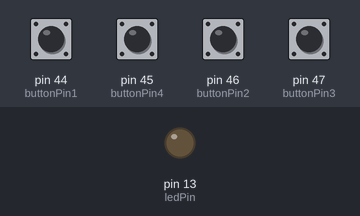
Bench run of a sketch on a simulated Arduino Mega 2560, built with avr-gcc and run on an emulated ATmega2560. On the bench: output pins drawn as LEDs (lit = HIGH). The test bench sets the inputs (shaded band); at power-on: pin 44 (buttonPin1), pin 45 (buttonPin4), pin 46 (buttonPin2), pin 47 (buttonPin3) HIGH.

Above: at 1.2 s.
1.3 s: pin 44 (buttonPin1) pulled LOW for 0.15 s
At 3.1 s:
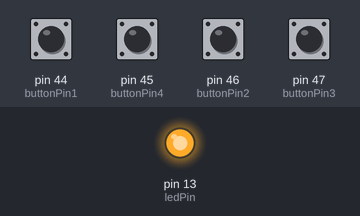
4.3 s: pin 45 (buttonPin4) pulled LOW for 0.15 s
At 5.3 s:
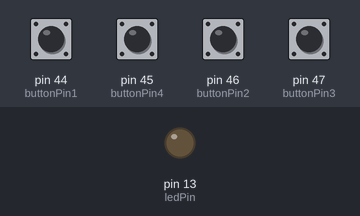
5.9 s: pin 47 (buttonPin3) pulled LOW for 0.15 s
At 6.68 s:
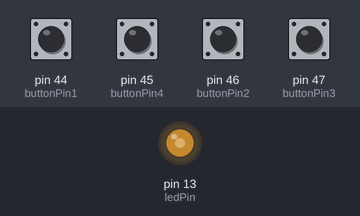
8.9 s: pin 46 (buttonPin2) pulled LOW for 0.15 s
12.0 s: pin 45 (buttonPin4) pulled LOW for 1 s
At 12.6 s:
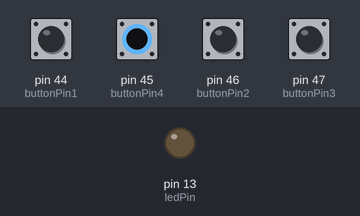
14.5 s: pin 44 (buttonPin1) pulled LOW for 1 s
At 16.3 s:
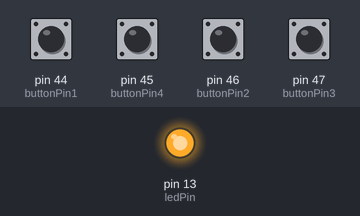
Timing chart, 0 to 18.5 s (numbered marks = the images above; inputs shaded):
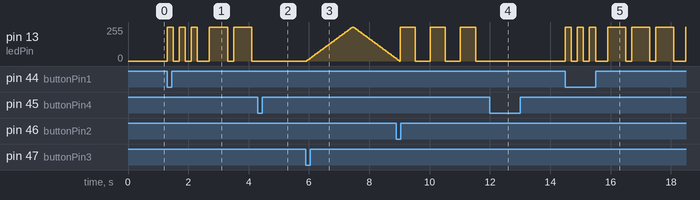

Measured:
- after the input at 1.3 s, pin 13 (ledPin): 0/255 → 255/255 at once, → 0/255 0.20 s later, → 255/255 0.20 s later, → 0/255 0.20 s later, … (10 changes in this stretch)
- after the input at 4.3 s, pin 13 (ledPin): stops changing and stays 0/255
- after the input at 5.9 s, pin 13 (ledPin): rises from 0/255 to 255/255 in 1.5 s, then falls to 20/255 in 1.4 s
- after the input at 12.0 s, pin 13 (ledPin): stops changing and stays 0/255
- after the input at 14.5 s, pin 13 (ledPin): 0/255 → 255/255 at once, → 0/255 0.20 s later, → 255/255 0.20 s later, → 0/255 0.20 s later, … (13 changes in this stretch)

The sketch:

INTERRUPCCION_ENMASCARADO.ino
```cpp
// === CONFIGURACIÓN DE PINES ===
const int ledPin = 13;       // LED integrado del Arduino
const int buttonPin1 = 44;   // Botón 1 - SOS
const int buttonPin2 = 46;   // Botón 2 - Blink
const int buttonPin3 = 47;   // Botón 3 - Pulse
const int buttonPin4 = 45;   // Botón 4 - Interrupción / Pausa


// === CONFIGURACIÓN INICIAL ===
void setup() {
  pinMode(ledPin, OUTPUT);
  pinMode(buttonPin1, INPUT_PULLUP);
  pinMode(buttonPin2, INPUT_PULLUP);
  pinMode(buttonPin3, INPUT_PULLUP);
  pinMode(buttonPin4, INPUT_PULLUP);
}


// === BUCLE PRINCIPAL ===
void loop() {
  // El botón 45 interrumpe las secuencias desde dentro de las funciones
  if (digitalRead(buttonPin1) == LOW) {
    runSOS();
  }
  else if (digitalRead(buttonPin2) == LOW) {
    for (int i = 0; i < 7; i++) {
      if (!runBlink()) break;  // Termina si se interrumpe
    }
  }
  else if (digitalRead(buttonPin3) == LOW) {
    runPulse();
  }
  else {
    // Si no hay botón activo, apaga el LED
    digitalWrite(ledPin, LOW);
  }
}


// === FUNCIÓN DE PAUSA INTERRUPTIBLE ===
bool delayInterruptible(unsigned long ms) {
  unsigned long start = millis();
  while (millis() - start < ms) {
    if (digitalRead(buttonPin4) == LOW) {
      return true; // Se interrumpió
    }
    delay(1); // Espera mínima
  }
  return false; // Tiempo completado sin interrupción
}


// === 1. SECUENCIA SOS ===
void runSOS() {
  int dot = 200;  // punto corto
  int dash = 600; // raya larga
  int pause = 200; // pausa

  // S (...)
  digitalWrite(ledPin, HIGH); if (delayInterruptible(dot)) return;
  digitalWrite(ledPin, LOW);  if (delayInterruptible(pause)) return;
  digitalWrite(ledPin, HIGH); if (delayInterruptible(dot)) return;
  digitalWrite(ledPin, LOW);  if (delayInterruptible(pause)) return;
  digitalWrite(ledPin, HIGH); if (delayInterruptible(dot)) return;
  digitalWrite(ledPin, LOW);  if (delayInterruptible(pause * 2)) return;

  // O (---)
  digitalWrite(ledPin, HIGH); if (delayInterruptible(dash)) return;
  digitalWrite(ledPin, LOW);  if (delayInterruptible(pause)) return;
  digitalWrite(ledPin, HIGH); if (delayInterruptible(dash)) return;
  digitalWrite(ledPin, LOW);  if (delayInterruptible(pause)) return;
  digitalWrite(ledPin, HIGH); if (delayInterruptible(dash)) return;
  digitalWrite(ledPin, LOW);  if (delayInterruptible(pause * 2)) return;

  // S (...)
  digitalWrite(ledPin, HIGH); if (delayInterruptible(dot)) return;
  digitalWrite(ledPin, LOW);  if (delayInterruptible(pause)) return;
  digitalWrite(ledPin, HIGH); if (delayInterruptible(dot)) return;
  digitalWrite(ledPin, LOW);  if (delayInterruptible(pause)) return;
  digitalWrite(ledPin, HIGH); if (delayInterruptible(dot)) return;
  digitalWrite(ledPin, LOW);  if (delayInterruptible(pause * 4)) return;
}


// === 2. PARPADEO (BLINK) ===
bool runBlink() {
  digitalWrite(ledPin, HIGH);
  if (delayInterruptible(500)) return false;

  digitalWrite(ledPin, LOW);
  if (delayInterruptible(500)) return false;

  return true; // Completado
}


// === 3. EFECTO PULSO (FADE) ===
void runPulse() {
  // Aumento de brillo
  for (int fadeValue = 0; fadeValue <= 255; fadeValue += 5) {
    analogWrite(ledPin, fadeValue);
    if (delayInterruptible(30)) return;
  }
  // Disminución de brillo
  for (int fadeValue = 255; fadeValue >= 0; fadeValue -= 5) {
    analogWrite(ledPin, fadeValue);
    if (delayInterruptible(30)) return;
  }
}
```
